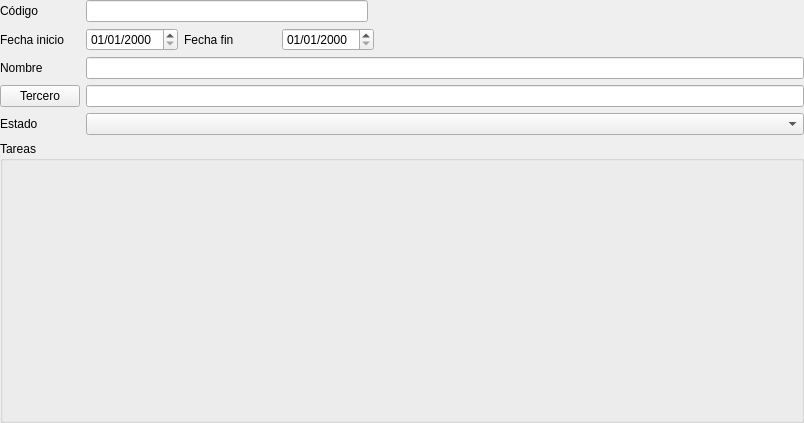
<?xml version="1.0" encoding="UTF-8"?>
<ui version="4.0">
 <class>Form</class>
 <widget class="QWidget" name="Form">
  <property name="geometry">
   <rect>
    <x>0</x>
    <y>0</y>
    <width>804</width>
    <height>423</height>
   </rect>
  </property>
  <property name="windowTitle">
   <string>Form</string>
  </property>
  <layout class="QGridLayout" name="gridLayout">
   <property name="margin">
    <number>0</number>
   </property>
   <item row="0" column="0">
    <widget class="QLabel" name="label">
     <property name="text">
      <string>Código</string>
     </property>
     <property name="buddy">
      <cstring>db_codaccion</cstring>
     </property>
    </widget>
   </item>
   <item row="0" column="1">
    <widget class="DBLineEdit" name="db_codaccion">
     <property name="fieldName">
      <string>codaccion</string>
     </property>
    </widget>
   </item>
   <item row="0" column="2" colspan="2">
    <spacer name="horizontalSpacer">
     <property name="orientation">
      <enum>Qt::Horizontal</enum>
     </property>
     <property name="sizeHint" stdset="0">
      <size>
       <width>428</width>
       <height>20</height>
      </size>
     </property>
    </spacer>
   </item>
   <item row="1" column="0">
    <widget class="QLabel" name="label_2">
     <property name="text">
      <string>Fecha inicio</string>
     </property>
     <property name="buddy">
      <cstring>dbDateTimeEdit</cstring>
     </property>
    </widget>
   </item>
   <item row="1" column="1" colspan="2">
    <layout class="QHBoxLayout" name="horizontalLayout">
     <item>
      <widget class="DBDateTimeEdit" name="db_fechainicio">
       <property name="displayFormat">
        <string>dd/MM/yyyy</string>
       </property>
       <property name="fieldName">
        <string>fechainicio</string>
       </property>
     <property name="dataEditable">
      <bool>true</bool>
     </property>       
      </widget>
     </item>
     <item>
      <widget class="QLabel" name="label_3">
       <property name="text">
        <string>Fecha fin</string>
       </property>
       <property name="buddy">
        <cstring>dbDateTimeEdit_2</cstring>
       </property>
      </widget>
     </item>
     <item>
      <widget class="DBDateTimeEdit" name="db_fechafin">
       <property name="displayFormat">
        <string>dd/MM/yyyy</string>
       </property>
       <property name="fieldName">
        <string>fechafin</string>
       </property>
     <property name="dataEditable">
      <bool>true</bool>
     </property>              
      </widget>
     </item>
    </layout>
   </item>
   <item row="1" column="3">
    <spacer name="horizontalSpacer_2">
     <property name="orientation">
      <enum>Qt::Horizontal</enum>
     </property>
     <property name="sizeHint" stdset="0">
      <size>
       <width>424</width>
       <height>20</height>
      </size>
     </property>
    </spacer>
   </item>
   <item row="2" column="0">
    <widget class="QLabel" name="label_4">
     <property name="text">
      <string>Nombre</string>
     </property>
     <property name="buddy">
      <cstring>db_nombre</cstring>
     </property>
    </widget>
   </item>
   <item row="2" column="1" colspan="3">
    <widget class="DBLineEdit" name="db_nombre">
     <property name="fieldName">
      <string>nombre</string>
     </property>
     <property name="dataEditable">
      <bool>true</bool>
     </property>
    </widget>
   </item>
   <item row="3" column="0">
    <widget class="DBChooseRecordButton" name="db_idtercero">
     <property name="text">
      <string>Tercero</string>
     </property>
     <property name="fieldName">
      <string>idtercero</string>
     </property>
     <property name="dataEditable">
      <bool>true</bool>
     </property>
    </widget>
   </item>
   <item row="3" column="1" colspan="3">
    <widget class="DBLineEdit" name="db_nombretercero">
     <property name="fieldName">
      <string>terceros.nombre</string>
     </property>
    </widget>
   </item>
   <item row="4" column="0">
    <widget class="QLabel" name="label_5">
     <property name="text">
      <string>Estado</string>
     </property>
     <property name="buddy">
      <cstring>dbComboBox</cstring>
     </property>
    </widget>
   </item>
   <item row="4" column="1" colspan="3">
    <widget class="DBComboBox" name="db_idestado">
     <property name="fieldName">
      <string>idestado</string>
     </property>
     <property name="dataEditable">
      <bool>true</bool>
     </property>
    </widget>
   </item>
   <item row="5" column="0" colspan="4">
    <widget class="QGroupBox" name="groupBox">
     <property name="title">
      <string>Tareas</string>
     </property>
     <layout class="QVBoxLayout" name="verticalLayout">
      <item>
       <widget class="DBDetailView" name="db_accionescomercialestareas">
        <property name="relationName">
         <string>accionescomercialestareas</string>
        </property>
        <property name="dataEditable">
         <bool>true</bool>
        </property>
       </widget>
      </item>
     </layout>
    </widget>
   </item>
  </layout>
 </widget>
 <customwidgets>
  <customwidget>
   <class>DBChooseRecordButton</class>
   <extends>QPushButton</extends>
   <header>widgets/dbchooserecordbutton.h</header>
  </customwidget>
  <customwidget>
   <class>DBComboBox</class>
   <extends>QComboBox</extends>
   <header>widgets/dbcombobox.h</header>
  </customwidget>
  <customwidget>
   <class>DBDateTimeEdit</class>
   <extends>QDateTimeEdit</extends>
   <header>widgets/dbdatetimeedit.h</header>
  </customwidget>
  <customwidget>
   <class>DBDetailView</class>
   <extends>QWidget</extends>
   <header>widgets/dbdetailview.h</header>
  </customwidget>
  <customwidget>
   <class>DBLineEdit</class>
   <extends>QLineEdit</extends>
   <header>widgets/dblineedit.h</header>
  </customwidget>
 </customwidgets>
 <tabstops>
  <tabstop>db_codaccion</tabstop>
  <tabstop>dbDateTimeEdit</tabstop>
  <tabstop>dbDateTimeEdit_2</tabstop>
  <tabstop>db_nombre</tabstop>
  <tabstop>db_idtercero</tabstop>
  <tabstop>db_nombretercero</tabstop>
  <tabstop>dbComboBox</tabstop>
 </tabstops>
 <resources/>
 <connections/>
</ui>
